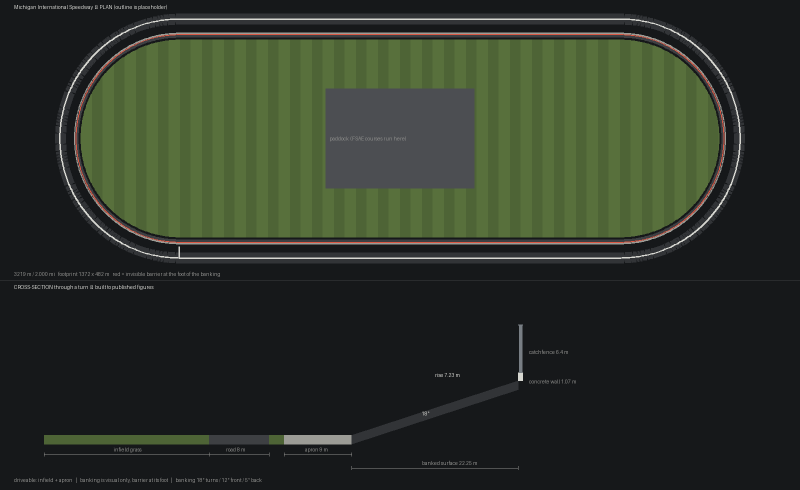
#> input picture mis-plan.png, 1600 x 980 px, given in place of naip_sq.png, which was not available (shown at 1/2 size)
$ python match.py ../../../mis-plan.png 1.0 ../../../chase.png
#> lines starting #> are read from the running program, lines starting #| are printed output that depends on the picture; after the words box and inside, x2 and y2 are one past the last pixel; in counts of white or black regions, pixels touching at a corner belong together; pictures that were not available may be replaced by others from this repository, and a replacement may not be noted
# Chamfer-style search: where on the MIS aerial does the course map's road
# network sit? Map road lines (map_mask.png) vs pavement/grass edges of NAIP.
#   python match.py <mask.png> <m_per_px_map> <out_prefix>
import sys, json, math
import cv2, numpy as np

MASK, MPP_MAP, OUT = sys.argv[1], float(sys.argv[2]), sys.argv[3]
RES = 1.0  # working resolution, m/px

# ---- aerial: pavement mask -> boundary edges -> soft score ----------------
im = cv2.imread("naip_sq.png", cv2.IMREAD_UNCHANGED)          # 0.5 m/px, north up
#> im is the input picture: shape (980, 1600, 3); mean B, G, R 40.8, 52.6, 45.5
rgb = im[:, :, :3].astype(np.float32); alpha = im[:, :, 3] if im.shape[2] == 4 else None
rgb = cv2.resize(rgb, None, fx=0.5 / RES, fy=0.5 / RES, interpolation=cv2.INTER_AREA)
#> rgb: shape (490, 800, 3) float32
b, g, r = rgb[:, :, 0], rgb[:, :, 1], rgb[:, :, 2]
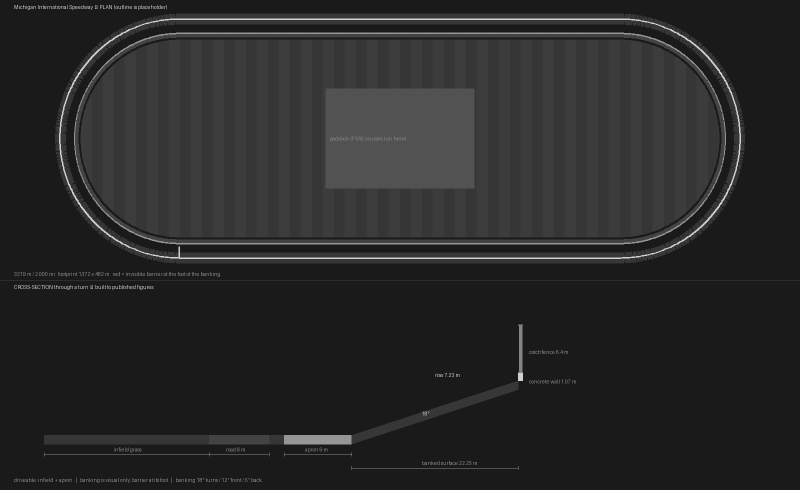
#> b: shape (490, 800) float32; min 26, max 208, mean 40.8
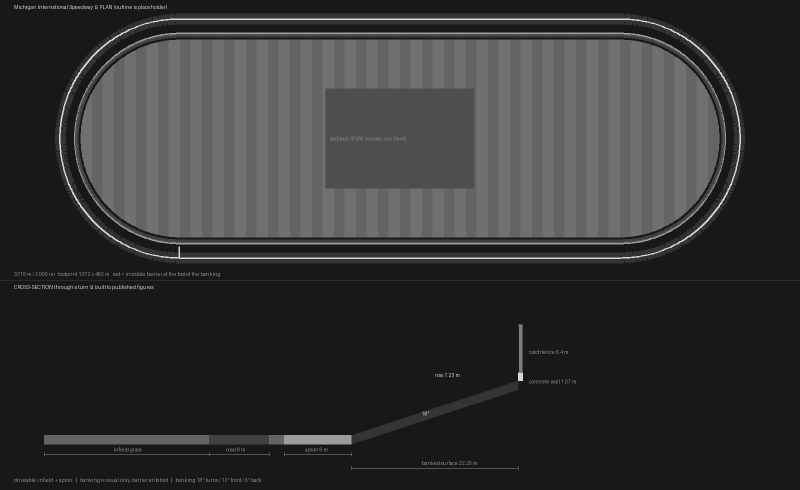
#> g: shape (490, 800) float32; min 24, max 214, mean 52.6
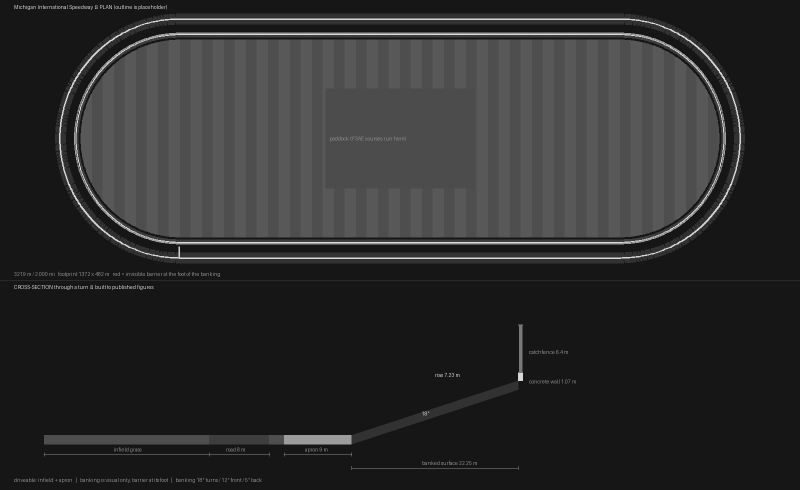
#> r: shape (490, 800) float32; min 22, max 218, mean 45.5
sat = rgb.max(2) - rgb.min(2); v = rgb.mean(2)
#> after `sat = rgb.max(2) - rgb.min(2)`:
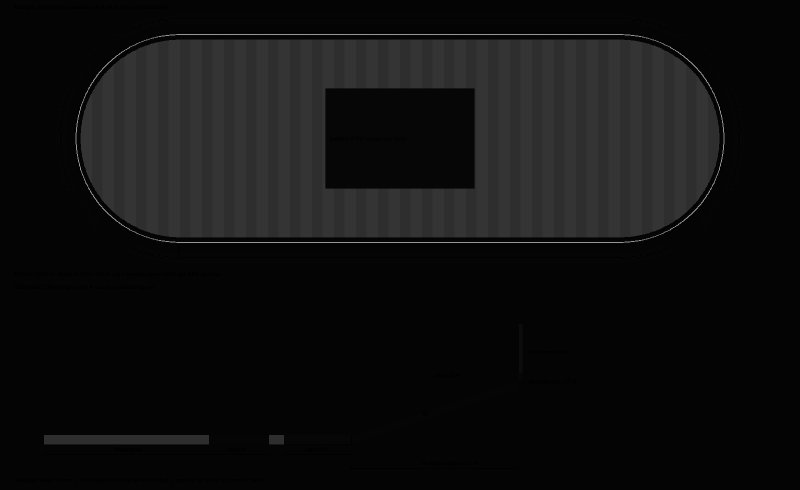
#> sat: shape (490, 800) float32; min 0.5, max 150, mean 16.7
pave = ((sat < 28) & (v > 110)).astype(np.uint8)
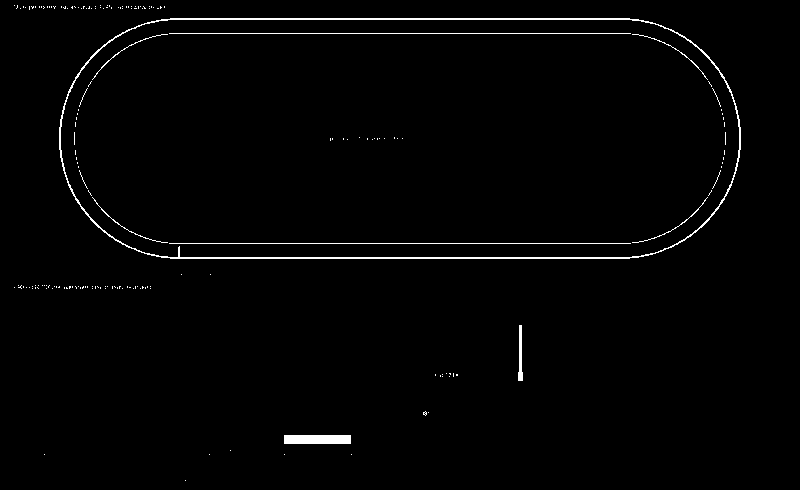
#> pave: shape (490, 800); values 0 (black) and 1 (white), 1.4% white in thin lines or dots, all inside (x1, y1, x2, y2) = (14, 5, 741, 481)
pave = cv2.morphologyEx(pave, cv2.MORPH_OPEN, np.ones((3, 3), np.uint8))
#> pave: shape (490, 800); values 0 (black) and 1 (white), 0.2% white; 2 white regions, box (x1, y1, x2, y2) and area: (284, 435, 351, 444) 603, (518, 325, 523, 381) 186
pave = cv2.morphologyEx(pave, cv2.MORPH_CLOSE, np.ones((3, 3), np.uint8))
edges = cv2.morphologyEx(pave, cv2.MORPH_GRADIENT, np.ones((3, 3), np.uint8))
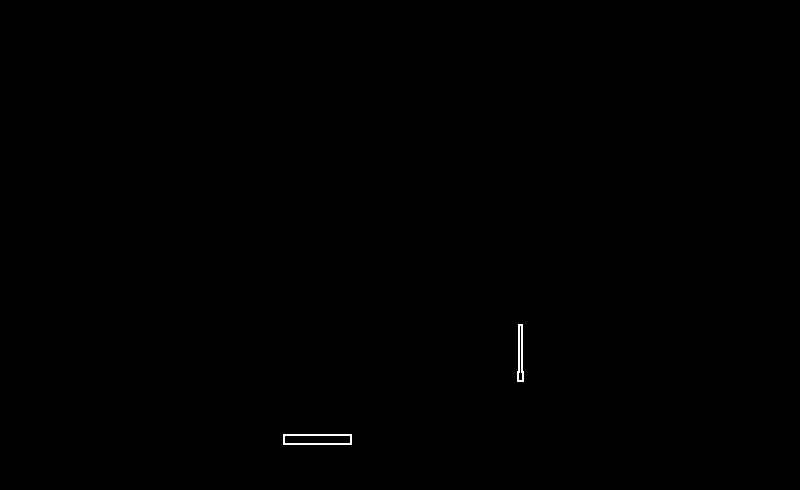
#> edges: shape (490, 800); values 0 (black) and 1 (white), 0.14% white in thin lines or dots, all inside (x1, y1, x2, y2) = (283, 324, 524, 445)
nodata = (v < 5).astype(np.uint8)
#> nodata: shape (490, 800); every value is 0
edges[cv2.dilate(nodata, np.ones((9, 9), np.uint8)) > 0] = 0
dist = cv2.distanceTransform((1 - edges).astype(np.uint8), cv2.DIST_L2, 3)
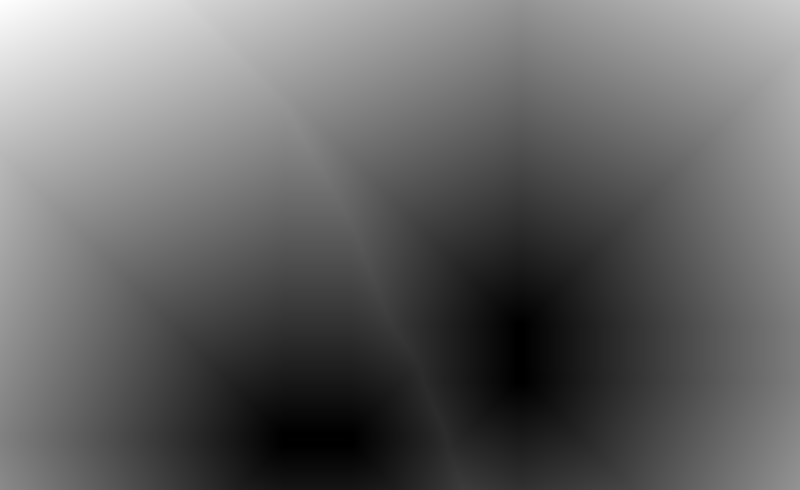
#> dist: shape (490, 800) float32; min 0, max 531.7, mean 213.2; drawn with min black and max white
score = np.exp(-(dist / 2.0) ** 2).astype(np.float32)          # 1 on an edge, ~0 beyond 4 m
cv2.imwrite(OUT + "_aerial_edges.png", edges * 255)

# ---- map lines ------------------------------------------------------------
mm = cv2.imread(MASK, cv2.IMREAD_GRAYSCALE)
#> mm: shape (980, 1600); min 23, max 213, mean 48.5
ys, xs = np.nonzero(mm > 127)
pts = np.stack([xs, ys], 1).astype(np.float32) * MPP_MAP        # metres, map frame (x right, y down)
#> pts = 25131 pairs, first value 28 to 1481, second value 10 to 965
cx, cy = pts.mean(0); pts -= (cx, cy)
#> after `cx, cy = pts.mean(0)`: cx = 720.4; cy = 397
#> after `pts -= (cx, cy)`: pts = 25131 pairs, first value -692.4 to 760.6, second value -387 to 568

best = []
for s in (0.97, 1.0, 1.03):
    for deg in np.arange(0, 360, 2.0):
        a = math.radians(deg)
        R = np.array([[math.cos(a), -math.sin(a)], [math.sin(a), math.cos(a)]], np.float32)
        q = (pts * s) @ R.T / RES
        lo = np.floor(q.min(0)).astype(int); hi = np.ceil(q.max(0)).astype(int)
        tw, th = hi[0] - lo[0] + 1, hi[1] - lo[1] + 1
        if tw >= score.shape[1] or th >= score.shape[0]: continue
        tpl = np.zeros((th, tw), np.float32)
        qi = np.round(q - lo).astype(int)
        tpl[qi[:, 1], qi[:, 0]] = 1
        res = cv2.matchTemplate(score, tpl, cv2.TM_CCORR) / tpl.sum()
        _, mx, _, loc = cv2.minMaxLoc(res)
        # the template's centroid (map centre) lands at loc - lo
        best.append((float(mx), s, float(deg), int(loc[0] - lo[0]), int(loc[1] - lo[1])))
#> after the loop, best = []
best.sort(reverse=True)
json.dump(best[:30], open(OUT + "_best.json", "w"))
for row in best[:12]: print("score %.3f scale %.2f rot %5.1f centre px (%d, %d)" % row)
#> this loop made 0 passes
